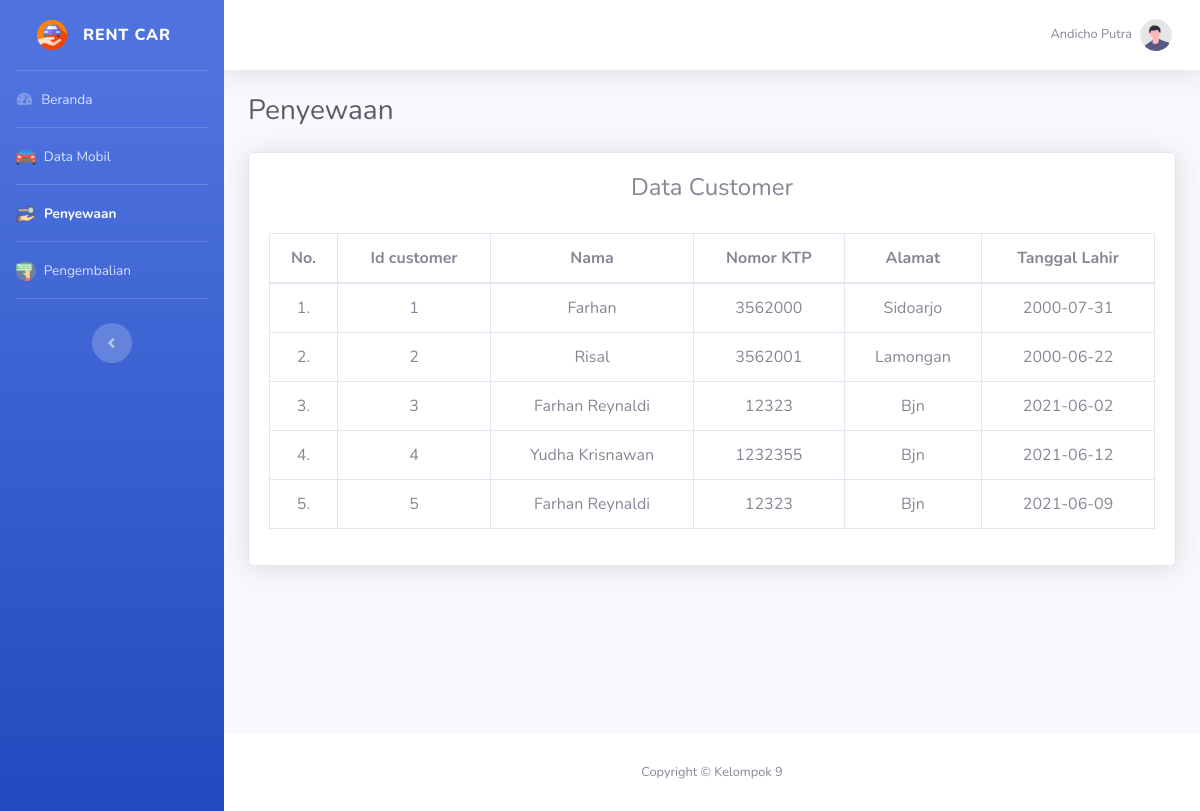
/data_customer.php (signed in), run on the app's committed database.
### tables this page shows
CREATE TABLE `customer` (
  `id_customer` int(11) NOT NULL,
  `nama` varchar(100) NOT NULL,
  `no_ktp` int(16) NOT NULL,
  `alamat` varchar(100) NOT NULL,
  `tanggal_lahir` date NOT NULL
);

### data_customer.php (the view, shortened to what this page needs)
<!DOCTYPE html>
<?php
include "connection/koneksi.php";
$id = $_SESSION['id_admin'];
if(isset ($_SESSION['username'])){
    $query = "select * from admin natural join level_user where id_admin = $id";
    mysqli_query($conn, $query);
    $sql = mysqli_query($conn, $query);
    while($r = mysqli_fetch_array($sql)){
?>
<html lang="en">
<head>
    <link href="vendor/fontawesome-free/css/all.min.css" rel="stylesheet" type="text/css">
    <link href="css/sb-admin-2.min.css" rel="stylesheet">
    <link href="css/arabic.css" rel="stylesheet" >
</head>
<body id="page-top">
    <div id="wrapper">
        <ul class="navbar-nav bg-gradient-primary sidebar sidebar-dark accordion" id="accordionSidebar">
        <?php
            if($r['id_level'] == 1){
        ?>
            <a class="sidebar-brand d-flex align-items-center justify-content-center" href="beranda.php">
                <div class="sidebar-brand-icon">
                    <img src="img/icon.png" width="30px" height="30px">
                </div>
                <div class="sidebar-brand-text mx-3">Rent Car</div>
            </a>
            <hr class="sidebar-divider my-0">
            <li class="nav-item">
                <a class="nav-link" href="beranda.php">
                    <i class="fas fa-fw fa-tachometer-alt"></i>
                    <span>Beranda</span>
                </a>
            </li>
            <hr class="sidebar-divider my-0">
            <li class="nav-item">
                <a class="nav-link" href="data_mobil.php">
                <img alt="Image placeholder" src="img/mobil.png">
                    <span>&nbsp;Data Mobil</span>
                </a>
            </li>
            <hr class="sidebar-divider my-0">
            <li class="nav-item active">
                <a class="nav-link" href="peminjaman.php">
                <img alt="Image placeholder" src="img/pinjam.png">
                    <span>&nbsp;Penyewaan</span>
                </a>
            </li>
            <hr class="sidebar-divider my-0">
            <li class="nav-item">
                <a class="nav-link" href="pengembalian.php">
                <img alt="Image placeholder" src="img/kembali.png">
                    <span>&nbsp;Pengembalian</span>
                </a>
            </li>
            <hr class="sidebar-divider my-0">
            <br>
            <div class="text-center d-none d-md-inline">
                <button class="rounded-circle border-0" id="sidebarToggle"></button>
            </div>
        <?php
            } else if($r['id_level'] == 2){
        ?>
            <a class="sidebar-brand d-flex align-items-center justify-content-center" href="beranda.php">
                <div class="sidebar-brand-icon rotate-n-15">
                    <img src="img/dashboard.png" width="30px" height="30px">
                </div>
                <div class="sidebar-brand-text mx-3">Rent Car</div>
            </a>
            <hr class="sidebar-divider my-0">
            <li class="nav-item active">
                <a class="nav-link" href="beranda.php">
                    <i class="fas fa-fw fa-tachometer-alt"></i>
                    <span>Beranda</span>
                </a>
            </li>
            <hr class="sidebar-divider my-0">
            <li class="nav-item">
                <a class="nav-link" href="data_mobil_admin.php">
                    <i class="fas fa-fw fa-folder"></i>
                    <span>Data Mobil</span>
                </a>
            </li>
            <hr class="sidebar-divider my-0">
            <li class="nav-item">
                <a class="nav-link" href="data_transaksi.php">
                    <i class="fas fa-fw fa-folder"></i>
                    <span>Data Transaksi</span>
                </a>
            </li>
            <hr class="sidebar-divider my-0">
            <br>
            <div class="text-center d-none d-md-inline">
                <button class="rounded-circle border-0" id="sidebarToggle"></button>
            </div>
        <?php
            }
        ?>
        </ul>
        <div id="content-wrapper" class="d-flex flex-column">
            <div id="content">
                <nav class="navbar navbar-expand navbar-light bg-white topbar mb-4 static-top shadow">
                    <ul class="navbar-nav ml-auto">
                        <li class="nav-item dropdown no-arrow">
                            <a class="nav-link dropdown-toggle" href="#" id="userDropdown" role="button"
                                data-toggle="dropdown" aria-haspopup="true" aria-expanded="false">
                                <span class="mr-2 d-none d-lg-inline text-gray-600 small"><?php echo $r['nama'];?></span>
                                <img class="img-profile rounded-circle"
                                    src="img/undraw_profile.svg">
                            </a>
                        </li>
                    </ul>
                </nav>
            <div class="container-fluid">
                <div class="d-sm-flex align-items-center justify-content-between mb-4">
                    <h1 class="h3 mb-0 text-gray-800">Penyewaan</h1>
                </div>
                <section class="mar-top--x-3 mar-bottom--x-5">
                    <div class="card shadow mb-4">
                        <div class="card-body">
                            <div class="responsive">
                                <div class="judul">
                                    <h4 align="center">Data Customer</h4>
                                    <br>
                                </div>
                                <?php
                                $query_data_customer = "SELECT * FROM customer";
                                $sql_data_customer = mysqli_query($conn, $query_data_customer);
                                $no = 1;
                                ?>
                                <table class="table table-bordered" id="dataTable" width="100%" cellspacing="0">
                                    <thead align="center">
                                        <tr>
                                            <th>No.</th>
                                            <th>Id customer</th>
                                            <th>Nama</th>
                                            <th>Nomor KTP</th>
                                            <th>Alamat</th>
                                            <th>Tanggal Lahir</th>
                                        </tr>
                                    </thead>
                                    <tbody align="center">
                                    <?php
                                        while($r_dt_customer = mysqli_fetch_array($sql_data_customer)){
                                    ?>
                                        <tr class="odd gradeX">
                                        <td><center><?php echo $no++; ?>.</center></td>
                                        <td><?php echo $r_dt_customer['id_customer']; ?></td>
                                        <td><?php echo $r_dt_customer['nama']; ?></td>
                                        <td><?php echo $r_dt_customer['no_ktp']; ?></td>
                                        <td><?php echo $r_dt_customer['alamat']; ?></td>
                                        <td><?php echo $r_dt_customer['tanggal_lahir']; ?></td>
                                        </tr>
                                    <?php
                                        }
                                    ?>
                                    </tbody>
                                </table>
                            </div>
                        </div>
                    </div>
                </section>
            </div>
            <br><br><br><br><br><br>
            <footer class="sticky-footer bg-white">
                <div class="container my-auto">
                    <div class="copyright text-center my-auto">
                        <span>Copyright &copy; Kelompok 9</span>
                    </div>
                </div>
            </footer>
        </div>
    </div>
</body>
</html>
<?php
  }
} else {
  header('location: logout.php');
}
?>

### data on the page
customer: id_customer "1", nama "Farhan", no_ktp "3562000", alamat "Sidoarjo", tanggal_lahir "2000-07-31"
customer: id_customer "2", nama "Risal", no_ktp "3562001", alamat "Lamongan", tanggal_lahir "2000-06-22"
customer: id_customer "3", nama "Farhan Reynaldi", no_ktp "12323", alamat "Bjn", tanggal_lahir "2021-06-02"
customer: id_customer "4", nama "Yudha Krisnawan", no_ktp "1232355", alamat "Bjn", tanggal_lahir "2021-06-12"
customer: id_customer "5", nama "Farhan Reynaldi", no_ktp "12323", alamat "Bjn", tanggal_lahir "2021-06-09"

### other printed values
$r['nama'] "Andicho Putra"
